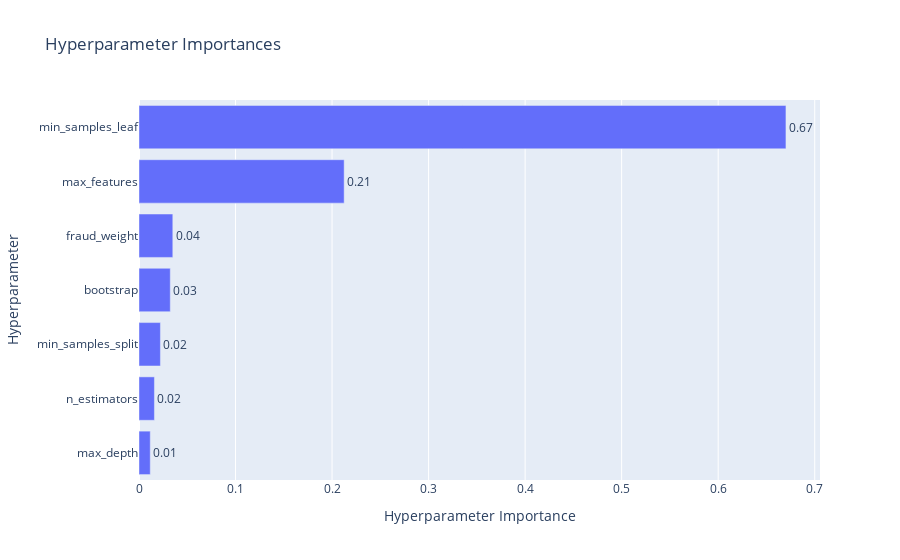

The cell this chart's notebook holds for it:
### Code cell
fig = plot_param_importances(study_custom)
pio.write_html(fig, "../results/optuna/et_custom/param_importances_et_custom.html")
fig.show()

### Figure 1 — Plotly figure (JSON) as saved in the notebook; plotly's stock layout.template omitted (floating-point values rounded to 4 significant figures)
{"data": [{"cliponaxis": false, "hovertemplate": ["max_depth (CategoricalDistribution): 0.01166810092268958<extra></extra>", "n_estimators (IntDistribution): 0.015984051784922543<extra></extra>", "min_samples_split (IntDistribution): 0.022186367205103898<extra></extra>", "bootstrap (CategoricalDistribution): 0.03240116416114686<extra></extra>", "fraud_weight (FloatDistribution): 0.035029755751318316<extra></extra>", "max_features (CategoricalDistribution): 0.2125293665086166<extra></extra>", "min_samples_leaf (IntDistribution): 0.6702011936662023<extra></extra>"], "name": "Objective Value", "orientation": "h", "text": ["0.01", "0.02", "0.02", "0.03", "0.04", "0.21", "0.67"], "textposition": "outside", "type": "bar", "x": [0.01167, 0.01598, 0.02219, 0.0324, 0.03503, 0.2125, 0.6702], "y": ["max_depth", "n_estimators", "min_samples_split", "bootstrap", "fraud_weight", "max_features", "min_samples_leaf"]}], "layout": {"title": {"text": "Hyperparameter Importances"}, "xaxis": {"title": {"text": "Hyperparameter Importance"}}, "yaxis": {"title": {"text": "Hyperparameter"}}}}
